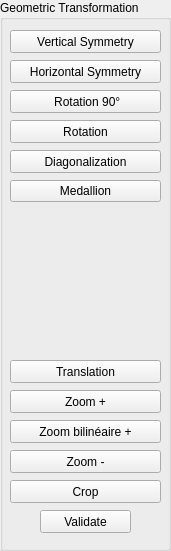
   <widget class="QGroupBox" name="groupBoxGeometricTransformation">
    <property name="geometry">
     <rect>
      <x>770</x>
      <y>10</y>
      <width>171</width>
      <height>551</height>
     </rect>
    </property>
    <property name="title">
     <string>Geometric Transformation</string>
    </property>
    <widget class="QPushButton" name="pushButtonVerticalSymmetry">
     <property name="geometry">
      <rect>
       <x>10</x>
       <y>30</y>
       <width>151</width>
       <height>23</height>
      </rect>
     </property>
     <property name="toolTip">
      <string>&lt;html&gt;&lt;head/&gt;&lt;body&gt;&lt;p&gt;Performs a  vertical symmetry of the image)&lt;/p&gt;&lt;/body&gt;&lt;/html&gt;</string>
     </property>
     <property name="text">
      <string>Vertical Symmetry</string>
     </property>
    </widget>
    <widget class="QPushButton" name="pushButtonHorizontalSymmetry">
     <property name="geometry">
      <rect>
       <x>10</x>
       <y>60</y>
       <width>151</width>
       <height>23</height>
      </rect>
     </property>
     <property name="toolTip">
      <string>&lt;html&gt;&lt;head/&gt;&lt;body&gt;&lt;p&gt;Performs a horizontal symmetry of the image&lt;/p&gt;&lt;/body&gt;&lt;/html&gt;</string>
     </property>
     <property name="text">
      <string>Horizontal Symmetry</string>
     </property>
    </widget>
    <widget class="QPushButton" name="pushButtonRotation90">
     <property name="geometry">
      <rect>
       <x>10</x>
       <y>90</y>
       <width>151</width>
       <height>23</height>
      </rect>
     </property>
     <property name="toolTip">
      <string>&lt;html&gt;&lt;head/&gt;&lt;body&gt;&lt;p&gt;Rotates the image 90° to the right&lt;/p&gt;&lt;/body&gt;&lt;/html&gt;</string>
     </property>
     <property name="text">
      <string> Rotation 90°</string>
     </property>
    </widget>
    <widget class="QPushButton" name="pushButtonDiagonalization">
     <property name="geometry">
      <rect>
       <x>10</x>
       <y>150</y>
       <width>151</width>
       <height>23</height>
      </rect>
     </property>
     <property name="toolTip">
      <string>&lt;html&gt;&lt;head/&gt;&lt;body&gt;&lt;p&gt;Diagonalizes the image in a playing card manner&lt;/p&gt;&lt;/body&gt;&lt;/html&gt;</string>
     </property>
     <property name="text">
      <string>Diagonalization</string>
     </property>
    </widget>
    <widget class="QPushButton" name="pushButtonMedallion">
     <property name="geometry">
      <rect>
       <x>10</x>
       <y>180</y>
       <width>151</width>
       <height>22</height>
      </rect>
     </property>
     <property name="toolTip">
      <string>&lt;html&gt;&lt;head/&gt;&lt;body&gt;&lt;p&gt;Puts the image in medallion&lt;/p&gt;&lt;/body&gt;&lt;/html&gt;</string>
     </property>
     <property name="text">
      <string>Medallion</string>
     </property>
    </widget>
    <widget class="QPushButton" name="pushButtonTranslation">
     <property name="geometry">
      <rect>
       <x>10</x>
       <y>360</y>
       <width>151</width>
       <height>23</height>
      </rect>
     </property>
     <property name="toolTip">
      <string>&lt;html&gt;&lt;head/&gt;&lt;body&gt;&lt;p&gt;Translates the image vertically and horizontally&lt;/p&gt;&lt;/body&gt;&lt;/html&gt;</string>
     </property>
     <property name="text">
      <string>Translation</string>
     </property>
    </widget>
    <widget class="QPushButton" name="pushButtonZoomPlus">
     <property name="geometry">
      <rect>
       <x>10</x>
       <y>390</y>
       <width>151</width>
       <height>23</height>
      </rect>
     </property>
     <property name="toolTip">
      <string>&lt;html&gt;&lt;head/&gt;&lt;body&gt;&lt;p&gt;Enlarges the image by a factor 2&lt;/p&gt;&lt;/body&gt;&lt;/html&gt;</string>
     </property>
     <property name="text">
      <string>Zoom +</string>
     </property>
    </widget>
    <widget class="QPushButton" name="pushButtonZoomLess">
     <property name="geometry">
      <rect>
       <x>10</x>
       <y>450</y>
       <width>151</width>
       <height>23</height>
      </rect>
     </property>
     <property name="toolTip">
      <string>&lt;html&gt;&lt;head/&gt;&lt;body&gt;&lt;p&gt;Reduces the image by a factor 2&lt;/p&gt;&lt;/body&gt;&lt;/html&gt;</string>
     </property>
     <property name="text">
      <string>Zoom -</string>
     </property>
    </widget>
    <widget class="QPushButton" name="pushButtonRotation">
     <property name="geometry">
      <rect>
       <x>10</x>
       <y>120</y>
       <width>151</width>
       <height>23</height>
      </rect>
     </property>
     <property name="toolTip">
      <string>&lt;html&gt;&lt;head/&gt;&lt;body&gt;&lt;p&gt;Perform a theta radian rotation to the right of the image&lt;/p&gt;&lt;/body&gt;&lt;/html&gt;</string>
     </property>
     <property name="text">
      <string>Rotation</string>
     </property>
    </widget>
    <widget class="QPushButton" name="pushButtonZoomPlusBilinear">
     <property name="geometry">
      <rect>
       <x>10</x>
       <y>420</y>
       <width>151</width>
       <height>23</height>
      </rect>
     </property>
     <property name="toolTip">
      <string>&lt;html&gt;&lt;head/&gt;&lt;body&gt;&lt;p&gt;Enlarges the image by a factor 2 in a smooth way (bilinear method)&lt;/p&gt;&lt;/body&gt;&lt;/html&gt;</string>
     </property>
     <property name="text">
      <string>Zoom bilinéaire +</string>
     </property>
    </widget>
    <widget class="QPushButton" name="pushButtonCrop">
     <property name="geometry">
      <rect>
       <x>10</x>
       <y>480</y>
       <width>151</width>
       <height>23</height>
      </rect>
     </property>
     <property name="toolTip">
      <string>&lt;html&gt;&lt;head/&gt;&lt;body&gt;&lt;p&gt;Crops the image in width and height&lt;/p&gt;&lt;/body&gt;&lt;/html&gt;</string>
     </property>
     <property name="text">
      <string>Crop</string>
     </property>
    </widget>
    <widget class="QPushButton" name="pushButtonValidation">
     <property name="geometry">
      <rect>
       <x>40</x>
       <y>510</y>
       <width>91</width>
       <height>23</height>
      </rect>
     </property>
     <property name="toolTip">
      <string>&lt;html&gt;&lt;head/&gt;&lt;body&gt;&lt;p&gt;Validates the previous operation&lt;/p&gt;&lt;/body&gt;&lt;/html&gt;</string>
     </property>
     <property name="text">
      <string>Validate</string>
     </property>
    </widget>
   </widget>
